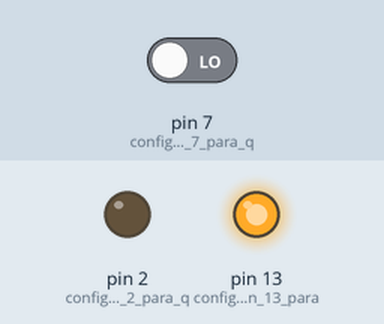
The sketch below on a simulated Arduino Uno, built with avr-gcc and run on an emulated ATmega328P. On the bench: output pins drawn as LEDs (lit = HIGH). The test bench sets the inputs (shaded band); at power-on: pin 7 (configura_el_pin_7_para_q) LOW.

Above: at 1.2 s.
1.3 s: pin 7 (configura_el_pin_7_para_q) driven HIGH
At 2.5 s:
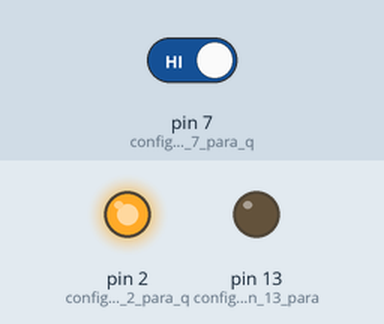
2.8 s: pin 7 (configura_el_pin_7_para_q) driven LOW
At 3.8 s:
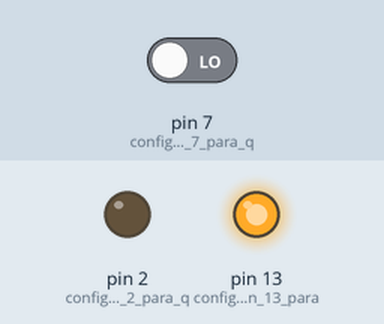
Timing chart, 0 to 5.8 s (numbered marks = the images above; inputs shaded):
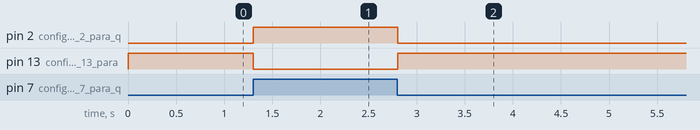

Measured:
- after the input at 1.3 s, pin 2 (configura_el_pin_2_para_q): LOW → HIGH at once; pin 13 (configura_el_pin_13_para): HIGH → LOW at once
- after the input at 2.8 s, pin 2 (configura_el_pin_2_para_q): HIGH → LOW at once; pin 13 (configura_el_pin_13_para): LOW → HIGH at once

The sketch:

sketch1_apr26a.ino
```cpp
void setup() //establece criterios que requieren una ejecución única
{
  pinMode(7, INPUT); //configura el pin 7 para que se comporte como entrada
  pinMode(2, OUTPUT); //configura el pin 2 para que se comporte como salida
  pinMode(13, OUTPUT); //configura el pin 13 para que se comporte como salida
}

void loop() //se ejecuta un número infinito de veces
{
  if (digitalRead(7) == HIGH) // si se presiona el botón
  {
    digitalWrite(2, HIGH); //se enciende el pin 2 (LED VERDE)
    digitalWrite(13, LOW); //se apaga el pin 13 (LED ROJO)
  } else { //si no se cumple if()
    digitalWrite(2, LOW); //se apaga el pin 2 (LED VERDE)
    digitalWrite(13, HIGH); //se enciende el pin 13 (LED ROJO)
  }
  delay(10); // pausa el programa durante 10 milisegundos
}
```
